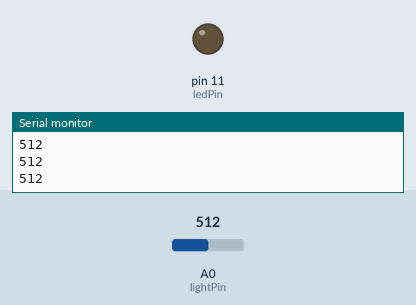
A sketch run on a simulated Arduino Uno, built with avr-gcc and run on an emulated ATmega328P. Parts: output pins drawn as LEDs (lit = HIGH), the last lines printed to the serial monitor. Inputs (shaded band) come from the test bench; at power-on: A0 (lightPin) = 512.

Above: at 1.2 s.
1.3 s: A0 (lightPin) set to 716
At 2.5 s:
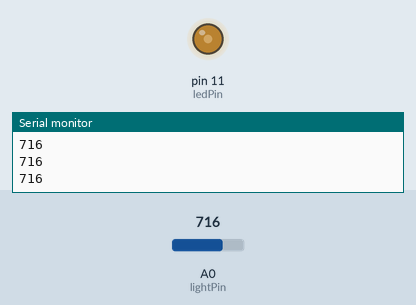
2.8 s: A0 (lightPin) set to 900
At 4.0 s:
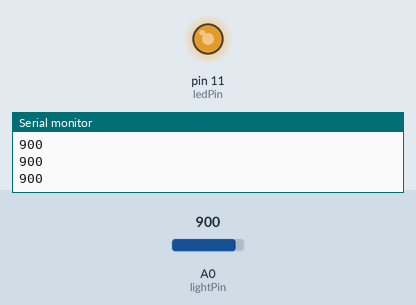
4.3 s: A0 (lightPin) set to 306
At 5.2 s:
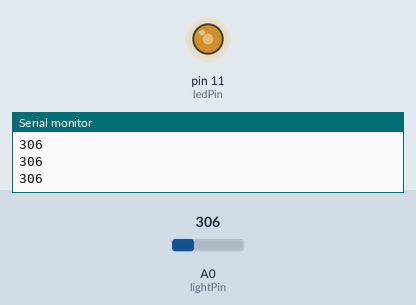
5.8 s: A0 (lightPin) set to 122
At 6.3 s:
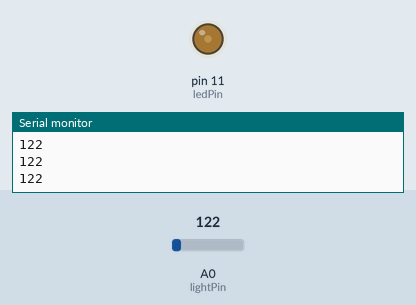
Timing chart, 0 to 8.3 s (numbered marks = the images above; inputs shaded):
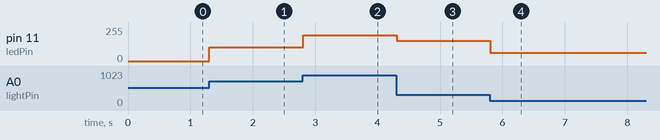

Measured:
- after the input at 1.3 s, pin 11 (ledPin): 0/255 → 102/255 at once
- after the input at 2.8 s, pin 11 (ledPin): 102/255 → 194/255 at once
- after the input at 4.3 s, pin 11 (ledPin): 194/255 → 153/255 at once
- after the input at 5.8 s, pin 11 (ledPin): 153/255 → 61/255 at once

The sketch:

light_sensor_brightness_adjust.ino
```cpp
int lightPin = 0; // 센서 핀 정의
int ledPin=11; //  LED 핀 정의

void setup()
{
    Serial.begin(9600);
    pinMode( ledPin, OUTPUT );
}

void loop()
{
    Serial.println(analogRead(lightPin));
    analogWrite(ledPin, analogRead(lightPin)/2);
    delay(10); // 정확한 반응을 위한 딜레이 부여
}
```
